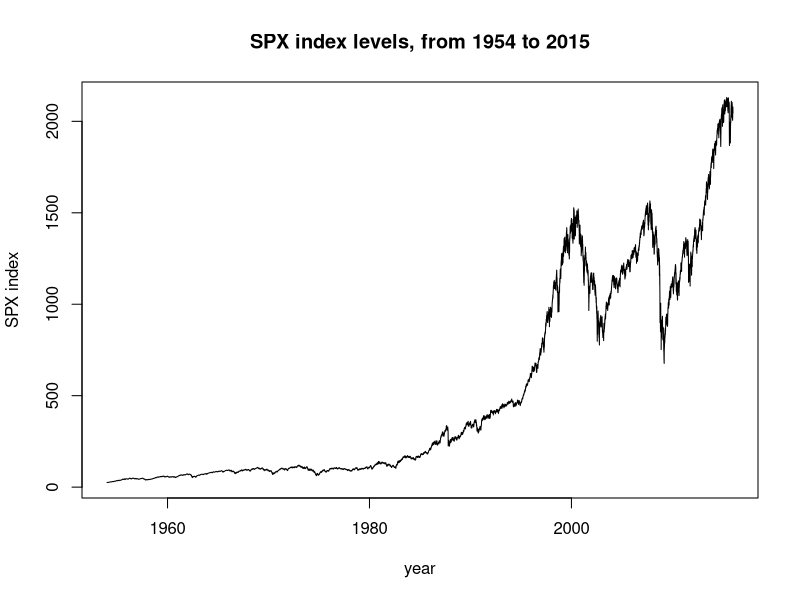
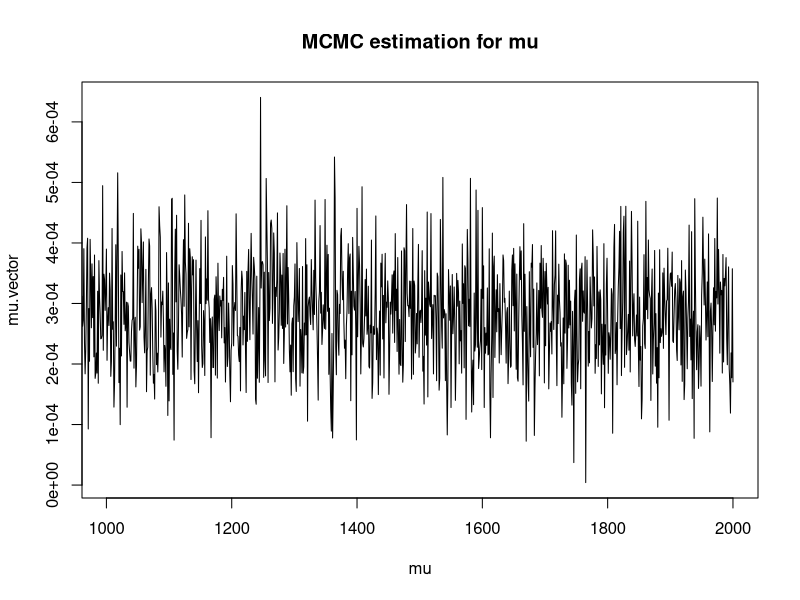
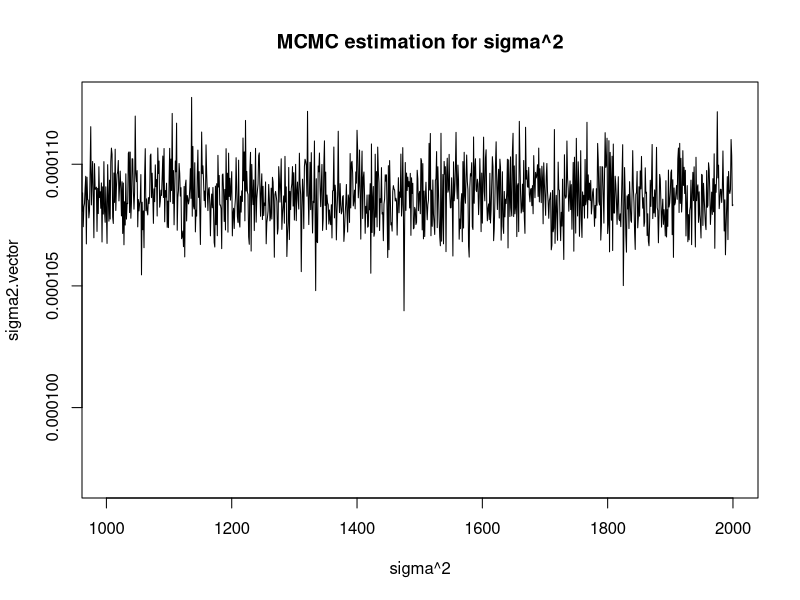

Write the R code that produced these figures, in order. (Note: this script raises an error after producing the figures.)
setwd('C:\\Users\\ranzhao\\Documents\\Empirical-Asset-Pricing\\Assignment 2')
setwd('D:\\PhD FE\\Empirical-Asset-Pricing\\Assignment 1')
require(pscl)

# Data loading
spx_index_values = read.csv('spx_index_values.csv', header = TRUE)
plot(as.Date(as.character(spx_index_values$Date), "%m/%d/%Y"), spx_index_values$SPX.Index, type='l', 
     main='SPX index levels, from 1954 to 2015',
     xlab='year', ylab='SPX index')

# calculate the return series
spx_index_values$Return = rep(0, dim(spx_index_values)[1])
spx_index_values$Return[2:length(spx_index_values$Return)] = 
  log(spx_index_values$SPX.Index[2:length(spx_index_values$SPX.Index)] / 
  spx_index_values$SPX.Index[1:(length(spx_index_values$SPX.Index)-1)])
data.length = length(spx_index_values$Return)


##################################################
# Black-Scholes model with Bayesian MCMC
simulation.length = 2000
mu.vector = rep(0, simulation.length)
sigma2.vector = rep(0, simulation.length)

# initialize the parameters (priors)
mu.vector[1] = mean(spx_index_values$Return)
sigma2.vector[1] = var(spx_index_values$Return)
alpha = 1000
beta = 0.2
theta = 0
delta2 = 0.001


for (i in 2:simulation.length){
  sigma2.vector[i] = rigamma(1,alpha+0.5*data.length, beta+0.5*sum((spx_index_values$Return - mu.vector[i-1])^2))
  delta.star.2 = 1/(data.length/sigma2.vector[i-1] + 1/delta2)
  mu.vector[i] = rnorm(1,(sum(spx_index_values$Return)/sigma2.vector[i-1]+theta/delta2)*delta.star.2, sqrt(delta.star.2))   
}

plot(mu.vector, type='l', xlab='mu',xlim=c(1001,2000),main='MCMC estimation for mu')
plot(sigma2.vector, type='l', xlab='sigma^2',xlim=c(1001,2000),main='MCMC estimation for sigma^2')
mu.vector.est = mu.vector[1001:2000]
sigma2.vector.est = sigma2.vector[1001:2000]

quantile.mu.vector = c(quantile(mu.vector.est, 0.025), quantile(mu.vector.est, 0.5), quantile(mu.vector.est, 0.975))
quantile.sigma2.vector = c(quantile(sigma2.vector.est, 0.025), quantile(sigma2.vector.est, 0.5), quantile(sigma2.vector.est, 0.975))

# check with existing library in r
model <- set.to.class("Diffusion", parameter = list(phi = mean(spx_index_values$Return), gamma2 = var(spx_index_values$Return)))
est_diff <- estimate(model, 1:length(spx_index_values$Return), spx_index_values$Return, 2000)
mu.vector.est.comp = est_diff@phi[1001:2000]
sigma2.vector.est.comp = est_diff@gamma2[1001:2000]

quantile.mu.vector = c(quantile(mu.vector.est.comp, 0.025), quantile(mu.vector.est.comp, 0.5), quantile(mu.vector.est.comp, 0.975))
quantile.sigma2.vector = c(quantile(sigma2.vector.est.comp, 0.025), quantile(sigma2.vector.est.comp, 0.5), quantile(sigma2.vector.est.comp, 0.975))

##################################################












##################################################
# Jump diffusion   model with Bayesian MCMC
# non-informative
model <- set.to.class("jumpDiffusion", Lambda = function(t, xi) (t/xi[2])^xi[1],
                      parameter = list(theta = 0.1, phi = 0.05, gamma2 = 0.1, xi = c(3, 1/4)))
est <- estimate(model, 1:length(spx_index_values$Return), spx_index_values$Return, 2000)
plot(est)

# informative
model <- set.to.class("jumpDiffusion", Lambda = function(t, xi) (t/xi[2])^xi[1],
                      parameter = list(theta = 0.1, phi = 0.05, gamma2 = 0.1, xi = c(3, 1/4)),
                      priorDensity = list(phi = function(phi) dnorm(phi, 0.05, 0.01),
                                          theta = function(theta) dgamma(1/theta, 10, 0.1*9),
                                          gamma2 = function(gamma2) dgamma(1/gamma2, 10, 0.1*9),
                                          xi = function(xi) dnorm(xi, c(3, 1/4), c(1,1))))
est <- estimate(model, 1:length(spx_index_values$Return), spx_index_values$Return, 2000)
plot(est)
